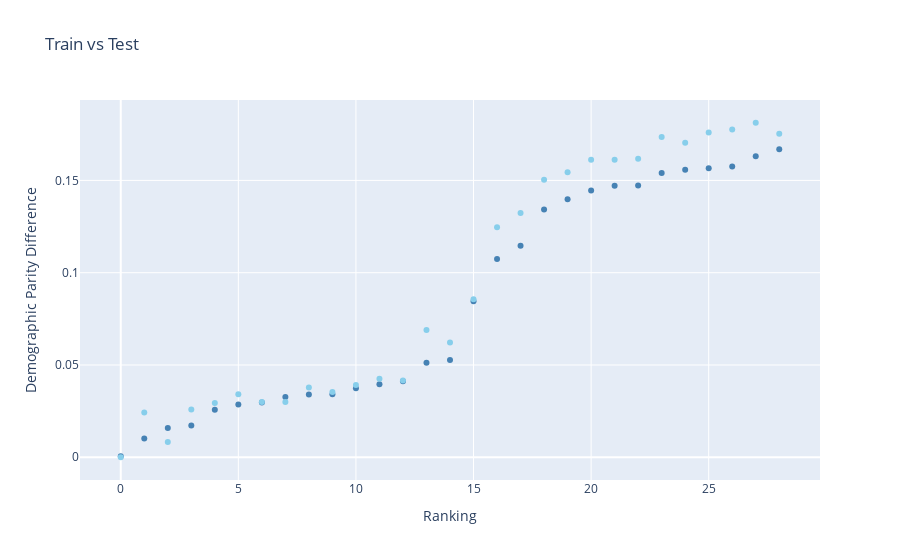

Notebook code for this chart:
### Code cell
def fig_train_test(df_metrics, metric_title, train_col, test_col):
    fig = go.Figure()
    fig.add_trace(
        go.Scatter(
            x=df_metrics.index, 
            y=df_metrics[train_col],
            mode='markers', 
            marker_color='#4682B4',
            customdata = df_metrics['model'],
            hovertemplate="<br>".join([
                "Ranking: %{x}",
                metric_title +" (train): %{y:,.3f}",
                "Model: %{customdata}",
            ])
            ))
    fig.add_trace(
        go.Scatter(
            x= df_metrics.index, 
            y= df_metrics[test_col], 
            customdata = df_metrics['model'],
            mode = 'markers',
            marker_color='#87CEEB',
            hovertemplate="<br>".join([
                "Ranking: %{x}",
                metric_title +" (test): %{y:,.3f}",
                "Model: %{customdata}",
            ])
            ))
    fig.update_layout(
        title="Train vs Test",
        xaxis_title="Ranking",
        yaxis_title= metric_title,
        #legend_title="Legend Title",
        showlegend = False,
    )
    return fig

fig_train_test(
    df_metrics_sorted,
    metric_title = 'Demographic Parity Difference',
    train_col = 'train_fair',
    test_col = 'disparity difference')

### Figure 1 — Plotly figure (JSON) as saved in the notebook; plotly's stock layout.template omitted (floating-point values rounded to 4 significant figures)
{"data": [{"customdata": ["RF", "LGBM", "RF", "RF", "RF", "RF", "RF", "RF", "RF", "RF", "RF", "RF", "RF", "RF", "LGBM", "LGBM", "LGBM", "LGBM", "LGBM", "LGBM", "LGBM", "GBM", "GBM", "LGBM", "GBM", "LGBM", "LGBM", "LGBM", "LGBM"], "hovertemplate": "Ranking: %{x}<br>Demographic Parity Difference (train): %{y:,.3f}<br>Model: %{customdata}", "marker": {"color": "#4682B4"}, "mode": "markers", "type": "scatter", "x": [0, 1, 2, 3, 4, 5, 6, 7, 8, 9, 10, 11, 12, 13, 14, 15, 16, 17, 18, 19, 20, 21, 22, 23, 24, 25, 26, 27, 28], "y": [0.0006043, 0.01021, 0.01584, 0.0172, 0.02573, 0.02853, 0.02961, 0.03265, 0.03401, 0.03416, 0.0374, 0.03951, 0.04123, 0.05118, 0.05274, 0.0845, 0.1074, 0.1147, 0.1342, 0.1398, 0.1446, 0.1471, 0.1473, 0.1541, 0.1558, 0.1565, 0.1576, 0.163, 0.1669]}, {"customdata": ["RF", "LGBM", "RF", "RF", "RF", "RF", "RF", "RF", "RF", "RF", "RF", "RF", "RF", "RF", "LGBM", "LGBM", "LGBM", "LGBM", "LGBM", "LGBM", "LGBM", "GBM", "GBM", "LGBM", "GBM", "LGBM", "LGBM", "LGBM", "LGBM"], "hovertemplate": "Ranking: %{x}<br>Demographic Parity Difference (test): %{y:,.3f}<br>Model: %{customdata}", "marker": {"color": "#87CEEB"}, "mode": "markers", "type": "scatter", "x": [0, 1, 2, 3, 4, 5, 6, 7, 8, 9, 10, 11, 12, 13, 14, 15, 16, 17, 18, 19, 20, 21, 22, 23, 24, 25, 26, 27, 28], "y": [0, 0.02431, 0.008267, 0.02587, 0.02943, 0.0341, 0.02998, 0.02996, 0.0378, 0.03538, 0.03911, 0.04248, 0.0416, 0.06893, 0.06213, 0.08559, 0.1247, 0.1324, 0.1504, 0.1544, 0.1612, 0.1612, 0.1618, 0.1735, 0.1704, 0.1759, 0.1776, 0.1812, 0.1753]}], "layout": {"showlegend": false, "title": {"text": "Train vs Test"}, "xaxis": {"title": {"text": "Ranking"}}, "yaxis": {"title": {"text": "Demographic Parity Difference"}}}}
